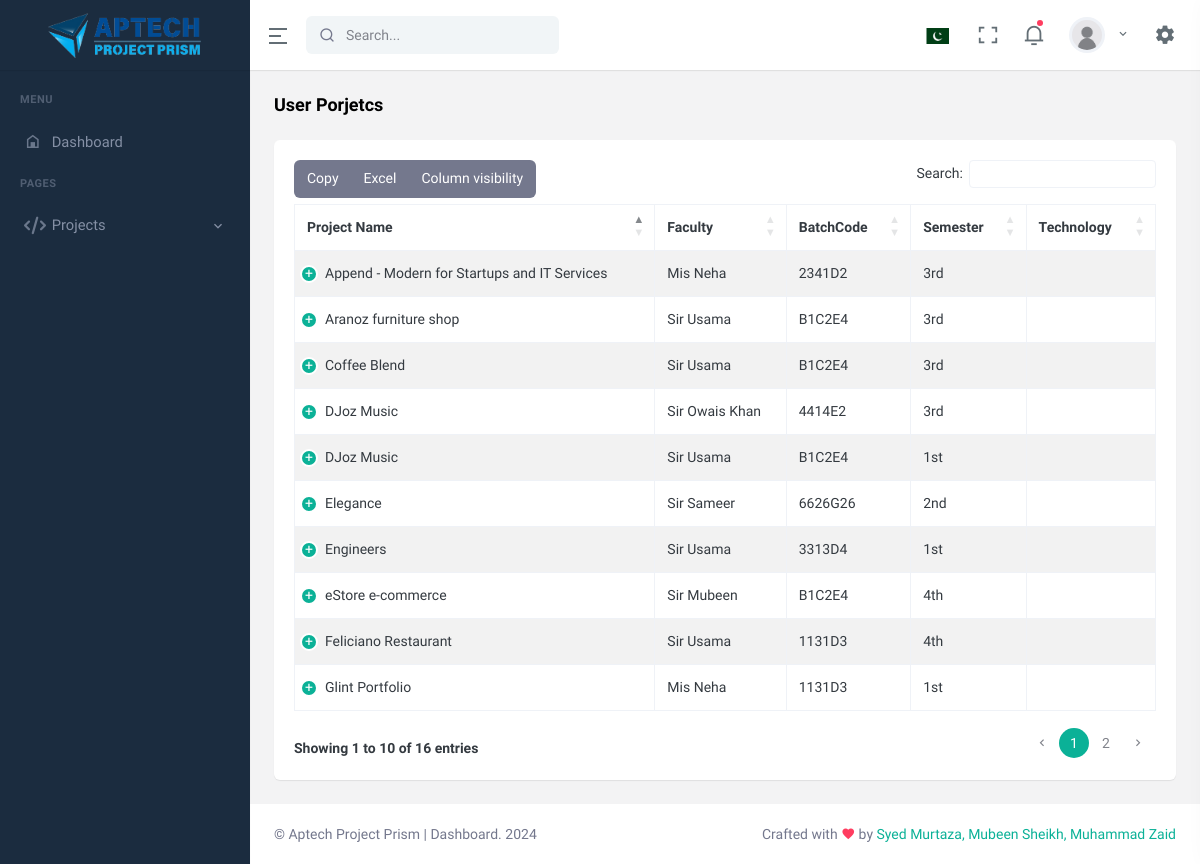
/User-Dashboard/users.php, run on an earlier commit of the app's database.
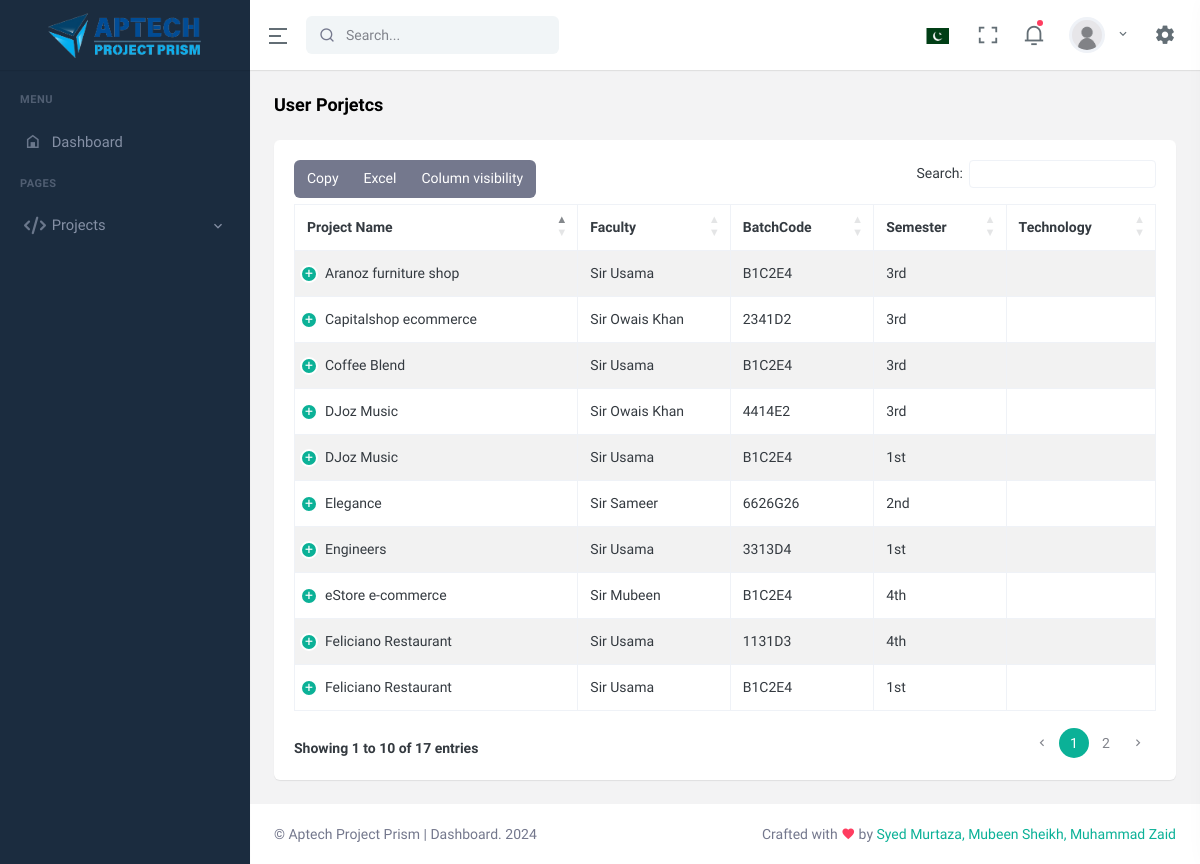
And on a later commit of the database.
### tables this page shows
CREATE TABLE `project` (
  `project_id` int(11) NOT NULL,
  `project_name` varchar(255) NOT NULL,
  `project_faculty` varchar(255) NOT NULL,
  `project_batchcode` varchar(255) NOT NULL,
  `project_semester` varchar(255) NOT NULL,
  `project_url` text NOT NULL,
  `project_img` varchar(255) NOT NULL,
  `project_desc` text NOT NULL,
  `status` tinyint(4) NOT NULL DEFAULT 1,
  `user_id` int(11) NOT NULL,
  `category` int(11) NOT NULL,
  `Sta` varchar(255) NOT NULL,
  `Statuss` int(255) NOT NULL
);

### User-Dashboard/users.php (the view, shortened to what this page needs)
<?php
include ('includes/header.php');
include ('includes/navbar.php');
include ('includes/sidebar.php');
include("config.php");
?>
<div id="layout-wrapper">
    <div class="main-content">
        <div class="page-content">
            <div class="container-fluid">
                <div class="row">
                    <div class="col-12">
                        <div class="page-title-box d-sm-flex align-items-center justify-content-between">
                            <h4 class="mb-sm-0">User Porjetcs</h4>
                        </div>
                    </div>
                </div>
                <div class="row">
                    <div class="col-12">
                        <div class="card">
                            <div class="card-body">
                                <table id="datatable-buttons"
                                    class="table table-striped table-bordered dt-responsive nowrap"
                                    style="border-collapse: collapse; border-spacing: 0; width: 100%;">
                                    <thead>
                                        <tr>
                                            <th>Project Name</th>
                                            <th>Faculty</th>
                                            <th>BatchCode</th>
                                            <th>Semester</th>
                                            <th>Technology</th>
                                        </tr>
                                    </thead>
                                    <tbody>
                                    <?php
                              $fetch_project_join = "SELECT * from `project`";
                              $fetch_project_result = mysqli_query($connection, $fetch_project_join);
                              if (mysqli_num_rows($fetch_project_result) > 0) {
                                 while ($row = mysqli_fetch_assoc($fetch_project_result)) {
                            ?>
                                        <tr>
                                            <td><?php echo $row['project_name'] ?></td>
                                            <td><?php echo $row['project_faculty'] ?></td>
                                            <td><?php echo $row['project_batchcode'] ?></td>
                                            <td><?php echo $row['project_semester'] ?></td>
                                            <td><?php echo $row['project_technology'] ?></td>
                                        </tr>
                                        <?php
                                 }
                              }
                              ?>
                                    </tbody>
                                </table>
                            </div>
                        </div>
                    </div>
                </div>
            </div>
        </div>
    </div>
</div>
<?php
include ('includes/footer.php');
?>

### User-Dashboard/includes/header.php (shortened to what this page needs)
<!doctype html>
<html lang="en">
<head>
    <link href="assets/libs/dropzone/min/dropzone.min.css" rel="stylesheet" type="text/css" />
    <link href="assets/libs/datatables.net-bs4/css/dataTables.bootstrap4.min.css" rel="stylesheet" type="text/css" />
    <link href="assets/libs/datatables.net-buttons-bs4/css/buttons.bootstrap4.min.css" rel="stylesheet"
        type="text/css" />
    <link href="assets/libs/datatables.net-responsive-bs4/css/responsive.bootstrap4.min.css" rel="stylesheet"
        type="text/css" />
    <link href="assets/css/bootstrap.min.css" id="bootstrap-style" rel="stylesheet" type="text/css" />
    <link href="assets/css/icons.min.css" rel="stylesheet" type="text/css" />
    <link href="assets/css/app.min.css" id="app-style" rel="stylesheet" type="text/css" />
    <link rel="stylesheet" href="https://cdnjs.cloudflare.com/ajax/libs/font-awesome/6.6.0/css/all.min.css"
 />
</head>
<body data-sidebar="dark">

### User-Dashboard/includes/navbar.php (shortened to what this page needs)
<header id="page-topbar">
    <div class="navbar-header">
        <div class="d-flex">
            <div class="navbar-brand-box text-center">
                <a href="index.php" class="logo logo-light">
                    <span class="logo-lg">
                        <img src="assets/images/logo.png" alt="logo-light" height="50">
                    </span>
                </a>
            </div>
            <button type="button" class="btn btn-sm px-3 font-size-24 header-item waves-effect" id="vertical-menu-btn">
                <i class="ri-menu-2-line align-middle"></i>
            </button>
            <form class="app-search d-none d-lg-block">
                <div class="position-relative">
                    <input type="text" class="form-control" placeholder="Search...">
                    <span class="ri-search-line"></span>
                </div>
            </form>
        </div>
        <div class="d-flex">
            <div class="dropdown d-none d-sm-inline-block">
                <button type="button" class="btn header-item waves-effect" data-bs-toggle="dropdown"
                    aria-haspopup="true" aria-expanded="false">
                    <img class="" src="assets/images/flags/Pakistan.png" alt="Header Language" height="16">
                </button>
            </div>
            <div class="dropdown d-none d-lg-inline-block ms-1">
                <button type="button" class="btn header-item noti-icon waves-effect" data-toggle="fullscreen">
                    <i class="ri-fullscreen-line"></i>
                </button>
            </div>
            <div class="dropdown d-inline-block">
                <button type="button" class="btn header-item noti-icon waves-effect"
                    id="page-header-notifications-dropdown" data-bs-toggle="dropdown" aria-expanded="false">
                    <i class="ri-notification-3-line"></i>
                    <span class="noti-dot"></span>
                </button>
            </div>
            <div class="dropdown d-inline-block user-dropdown">
                <button type="button" class="btn header-item waves-effect" id="page-header-user-dropdown"
                    data-bs-toggle="dropdown" aria-haspopup="true" aria-expanded="false">
                    <?php
                    if (isset($_SESSION['user_image']) && !empty($_SESSION['user_image'])) {
                        $userImage = './assets/images/user_img/' . $_SESSION['user_image'];
                    } else {
                        $userImage = './assets/images/user_img/default-avatar.png';
                    }
                    ?>
                    <img class="rounded-circle header-profile-user" src="<?php echo $userImage; ?>">
                    <i class="mdi mdi-chevron-down d-none d-xl-inline-block"></i>
                </button>
            </div>
            <div class="dropdown d-inline-block">
                <button type="button" class="btn header-item noti-icon right-bar-toggle waves-effect">
                    <i class="mdi mdi-cog"></i>
                </button>
            </div>
        </div>
    </div>
</header>

### User-Dashboard/includes/sidebar.php (shortened to what this page needs)
<div class="vertical-menu">
    <div data-simplebar class="h-100">
        <div id="sidebar-menu">
            <ul class="metismenu list-unstyled" id="side-menu">
                <li class="menu-title">Menu</li>
                <li>
                    <a href="index.php" class="waves-effect">
                        <i class="mdi mdi-home-variant-outline"></i>
                        <span>Dashboard</span>
                    </a>
                </li>
                <li class="menu-title">Pages</li>
                <li>
                    <a href="javascript: void(0);" class="has-arrow waves-effect">
                        <i class="fa-solid fa-code"></i>
                        <span>Projects</span>
                    </a>
                </li>
            </ul>
        </div>
    </div>
</div>

### User-Dashboard/includes/footer.php (shortened to what this page needs)
<footer class="footer">
        <div class="container-fluid">
            <div class="row">
                <div class="col-sm-6">
                © Aptech Project Prism | Dashboard. <script>document.write(new Date().getFullYear())</script>
                </div>
                <div class="col-sm-6">
                    <div class="text-sm-end d-none d-sm-block">
                        Crafted with <i class="mdi mdi-heart text-danger"></i> by <a
                            href="https://1.envato.market/themesdesign" target="_blank">Syed Murtaza, Mubeen Sheikh, Muhammad Zaid</a>
                    </div>
                </div>
            </div>
        </div>
    </footer>
</body>
</html>

What changed in the data, as far as the page shows it:
no longer on this page (row unchanged): project: project_name "Glint Portfolio", project_faculty "Mis Neha", project_batchcode "1131D3", project_semester "1st"
removed project: project_name "Append - Modern for Startups and IT Services", project_faculty "Mis Neha", project_batchcode "2341D2", project_semester "3rd"
now on this page (row edited): project: project_name "Feliciano Restaurant", project_faculty "Sir Usama", project_batchcode "B1C2E4", project_semester "1st"
added project: project_name "Capitalshop ecommerce", project_faculty "Sir Owais Khan", project_batchcode "2341D2", project_semester "3rd"
Also different on the page:
text written by a page script: "Copy Excel Column visibility Search: Showing 1 to 10 of 16 entries 1 2" → "Copy Excel Column visibility Search: Showing 1 to 10 of 17 entries 1 2"
